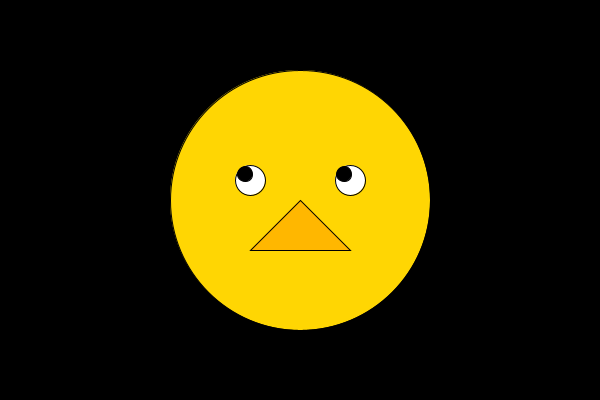
Frame 1 (no input)
Frame 60 (the mouse pressed at the canvas centre just before this capture): identical to frame 1, image omitted
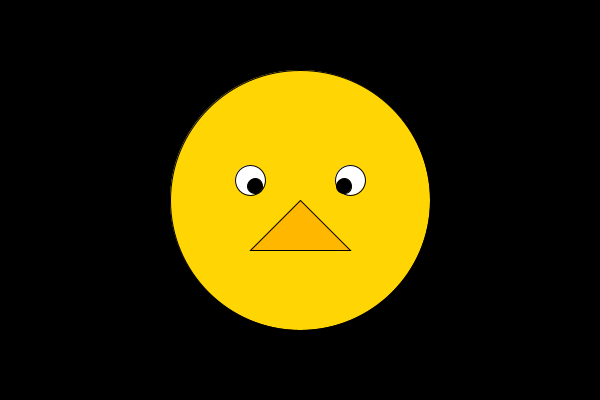
Frame 120 (the mouse held since frame 60 and released just before this capture)

The Processing sketch that drew these frames (run headless with seeded random() and noise(); from frame 60 on, the mouse is pressed at the canvas centre):

// Processing sketch: processing_81970
// ── processing_81970.pde

void setup(){
  size(600,400); 
  background(0,0,0); 
}

void draw(){
  
  background(0,0,0); 
  
  fill(255,214,3);
  ellipse (300,200,260,260);
  fill(255,255,255);
  ellipse(250,180,30,30);
  ellipse(350,180,30,30);
  fill(255,183,0);
  triangle(250,250,300,200,350,250);

 
  fill(0);
  float xpos = constrain (mouseX, 245,255);
  float ypos = constrain (mouseY, 174,186);
  ellipse(xpos,ypos,15,15);
 
  float xposition = constrain (mouseX, 344,355);
  float yposition = constrain (mouseY, 174,186);
  ellipse(xposition,yposition,15,15); 
  
}
